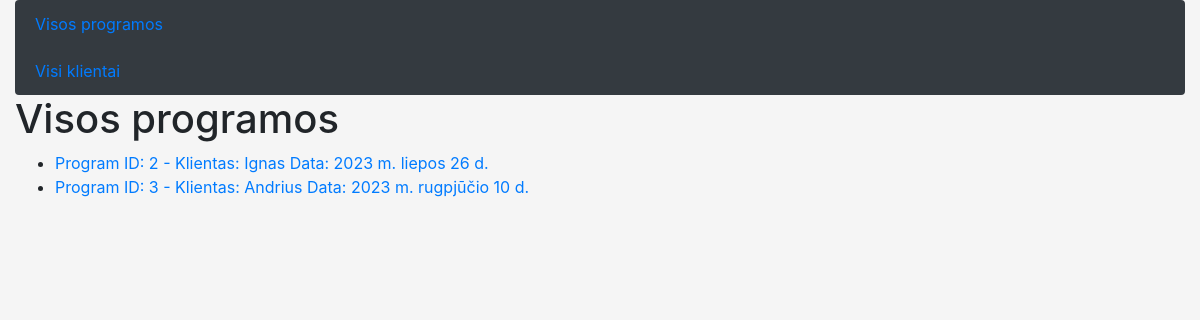
Page /program/ on the committed database.
### program/models.py (models this page shows, shortened)
class Program(models.Model):
    user = models.ForeignKey(User, on_delete=models.CASCADE, default=None)  # Ryšys su vartotoju
    days = models.ManyToManyField('ProgramDay', related_name='program_days',
                                  blank=True)  # Many-to-many ryšys su ProgramDay
    date_created = models.DateField(null=True, blank=True, default=datetime.now)
    class Meta:
        ordering = ['date_created', 'user']

### program/views.py (the view)
# urls.py: path('', views.program_list, name='program_list'),  # jei tik /program atidaro program listą
def program_list(request):
    programs = Program.objects.all()
    return render(request, 'program_list.html', {'programs': programs})

### program/templates/program_list.html
{% extends "base.html" %}
{% load static %}
{% block content %}
    <h1>Visos programos</h1>
    <ul>
        {% for program in programs %}
        <li><a href="{% url 'program-days' program_id=program.id %}">Program ID: {{ program.id }} - Klientas: {{ program.user }}  Data: {{ program.date_created }}</a></li>
        {% endfor %}
    </ul>
{% endblock %}

### program/static/css/style.css (style rules this page uses)
body { background-color: #f5f5f5; }

### rows in the picture
Program: id "2", user "Ignas", date_created "2023 m. liepos 26 d."
Program: id "3", user "Andrius", date_created "2023 m. rugpjūčio 10 d."
